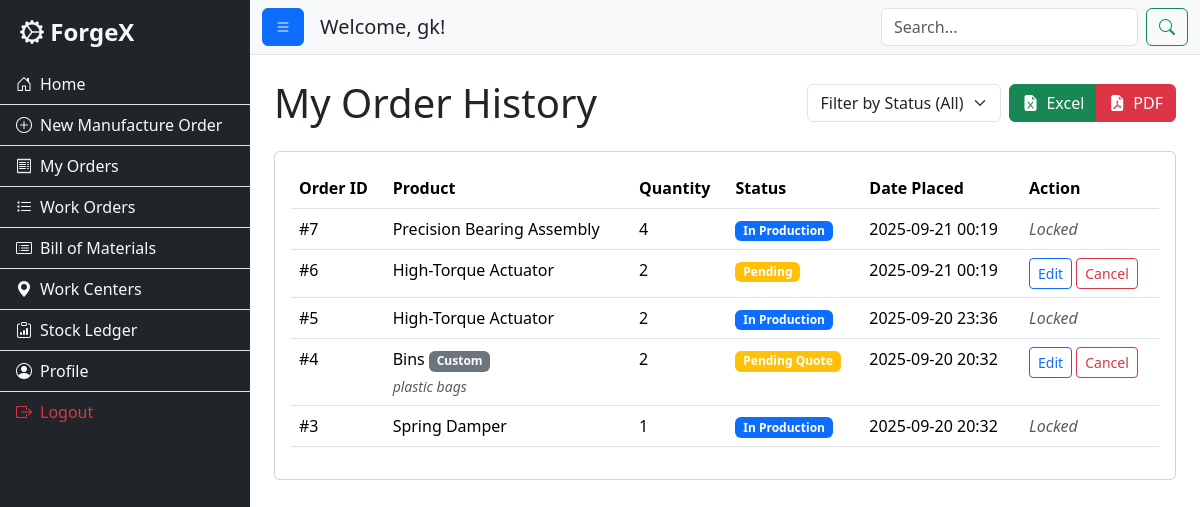
The page /my_orders (signed in) on the database its author committed.
### app.py (models this page shows)
class CustomerOrder(db.Model):
    id = db.Column(db.Integer, primary_key=True)
    customer_id = db.Column(db.Integer, db.ForeignKey('user.id'), nullable=False)
    product_name = db.Column(db.String(100), nullable=False)
    is_custom = db.Column(db.Boolean, default=False)
    description = db.Column(db.Text, nullable=True)
    quantity = db.Column(db.Integer, nullable=False)
    status = db.Column(db.String(50), default='Pending')
    created_at = db.Column(db.DateTime, default=datetime.datetime.utcnow)
    manufacturing_order_id = db.Column(db.Integer, db.ForeignKey('manufacturing_order.id'), nullable=True)
    manufacturing_order = db.relationship('ManufacturingOrder', backref='customer_order', uselist=False)

### app.py (the view)
@app.route('/my_orders')
@login_required
@role_required('customer')
def my_orders():
    user = User.query.filter_by(username=session['username']).first()
    orders = CustomerOrder.query.filter_by(customer_id=user.id).order_by(CustomerOrder.created_at.desc()).all()
    return render_template('my_orders.html', orders=orders)

### app.py (called while the page is built)
def login_required(f):
    @wraps(f)
    def decorated_function(*args, **kwargs):
        if 'username' not in session:
            flash("Please log in to access this page.", "warning")
            return redirect(url_for('login'))
        user = User.query.filter_by(username=session['username']).first()
        if not user:
            session.clear()
            flash("Your login session was invalid. Please log in again.", "danger")
            return redirect(url_for('login'))
        return f(*args, **kwargs)
    return decorated_function

def role_required(required_role):
    def decorator(f):
        @wraps(f)
        def decorated_function(*args, **kwargs):
            if session.get('role') != required_role:
                flash("You do not have permission to access this page.", "danger")
                return redirect(url_for('index'))
            return f(*args, **kwargs)
        return decorated_function
    return decorator

### templates/my_orders.html (shortened to what this page needs)
{% extends "layout.html" %}
{% block content %}
<div class="d-flex justify-content-between align-items-center mb-4 flex-wrap gap-2">
    <h1 class="mb-0">My Order History</h1>
    <div class="d-flex align-items-center gap-2">
        <div class="col-md-auto">
            <select id="orderStatusFilter" class="form-select">
                <option value="all" selected>Filter by Status (All)</option>
            </select>
        </div>
        <div class="btn-group">
            <a href="{{ url_for('export_report', report_name='customer_orders', file_format='xlsx') }}" class="btn btn-success"><i class="bi bi-file-earmark-excel-fill me-2"></i>Excel</a>
            <a href="{{ url_for('export_report', report_name='customer_orders', file_format='pdf') }}" class="btn btn-danger"><i class="bi bi-file-earmark-pdf-fill me-2"></i>PDF</a>
        </div>
    </div>
</div>
<div class="card">
    <div class="card-body">
        <div class="table-responsive">
            <table class="table table-hover" id="myOrdersTable">
                <thead>
                    <tr>
                        <th>Order ID</th>
                        <th>Product</th>
                        <th>Quantity</th>
                        <th>Status</th>
                        <th>Date Placed</th>
                        <th>Action</th>
                    </tr>
                </thead>
                <tbody>
                    {% for order in orders %}
                    <tr data-status="{{ order.status }}">
                        <td>#{{ order.id }}</td>
                        <td>
                            {{ order.product_name }}
                            {% if order.is_custom %}
                                <span class="badge bg-secondary">Custom</span>
                                <p class="small text-muted mb-0 mt-1"><em>{{ order.description|truncate(80) }}</em></p>
                            {% endif %}
                        </td>
                        <td>{{ order.quantity }}</td>
                        <td>
                            {% set status_color = 'info' %}
                            {% if order.status == 'Pending' or order.status == 'Pending Quote' %}
                                {% set status_color = 'warning' %}
                            {% elif order.status == 'In Production' %}
                                {% set status_color = 'primary' %}
                            {% elif order.status == 'Shipped' %}
                                {% set status_color = 'success' %}
                            {% endif %}
                            <span class="badge bg-{{ status_color }}">{{ order.status }}</span>
                        </td>
                        <td>{{ order.created_at.strftime('%Y-%m-%d %H:%M') }}</td>
                        <td>
                            {% if order.status == 'Pending' or order.status == 'Pending Quote' %}
                            <a href="{{ url_for('edit_order', order_id=order.id) }}" class="btn btn-sm btn-outline-primary">Edit</a>
                            <a href="{{ url_for('delete_order', order_id=order.id) }}" class="btn btn-sm btn-outline-danger" onclick="return confirm('Are you sure you want to cancel this order?')">Cancel</a>
                            {% else %}
                            <span class="text-muted fst-italic">Locked</span>
                            {% endif %}
                        </td>
                    </tr>
                    {% else %}
                    <tr>
                        <td colspan="6" class="text-center">You haven't placed any orders yet.</td>
                    </tr>
                    {% endfor %}
                </tbody>
            </table>
        </div>
    </div>
</div>
{% endblock %}

### static/css/style.css (style rules this page uses)
body { overflow-x: hidden; }

### rows shown on the page
CustomerOrder: id "7", product_name "Precision Bearing Assembly", quantity "4", status "In Production", created_at "2025-09-21 00:19", shows "Locked"
CustomerOrder: id "6", product_name "High-Torque Actuator", quantity "2", status "Pending", created_at "2025-09-21 00:19"
CustomerOrder: id "5", product_name "High-Torque Actuator", quantity "2", status "In Production", created_at "2025-09-20 23:36", shows "Locked"
CustomerOrder: id "4", product_name "Bins", description "plastic bags", quantity "2", status "Pending Quote", created_at "2025-09-20 20:32"
CustomerOrder: id "3", product_name "Spring Damper", quantity "1", status "In Production", created_at "2025-09-20 20:32", shows "Locked"

### other values the page prints
{{ session.username }} "gk"
